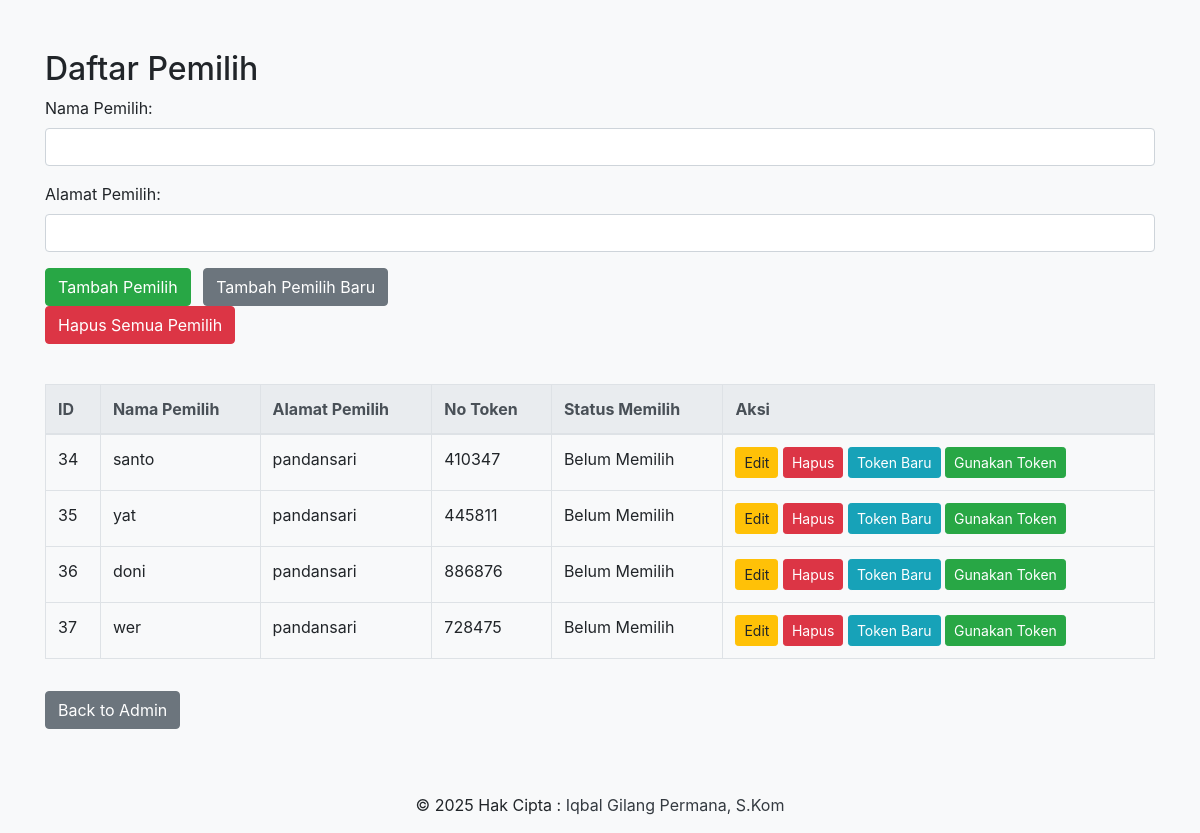
Page /voters.php (signed in) on the committed database.
### tables this page shows
CREATE TABLE `voters` (
  `id` int(11) NOT NULL,
  `name` varchar(100) NOT NULL,
  `address` varchar(255) NOT NULL,
  `token` varchar(32) NOT NULL,
  `token_created_at` datetime NOT NULL,
  `used` tinyint(1) DEFAULT 0,
  `has_voted` tinyint(1) DEFAULT 0,
  `token_used` tinyint(1) DEFAULT 0
);

### voters.php (the view, shortened to what this page needs)
<?php
include 'db.php';
$editVoter = null;
$stmt_voters = $pdo->query("SELECT * FROM voters");
$voterList = $stmt_voters->fetchAll();
?>
<!DOCTYPE html>
<html lang="en">
<head>
    <link rel="stylesheet" href="https://stackpath.bootstrapcdn.com/bootstrap/4.5.2/css/bootstrap.min.css">
</head>
<body>
    <div class="container">
        <h2>Daftar Pemilih</h2>
        <form action="" method="POST">
            <div class="form-group">
                <label for="voter_name">Nama Pemilih:</label>
                <input type="text" class="form-control" id="voter_name" name="voter_name" value="<?php echo $editVoter ? $editVoter['name'] : ''; ?>" required>
            </div>
            <div class="form-group">
                <label for="voter_address">Alamat Pemilih:</label>
                <input type="text" class="form-control" id="voter_address" name="voter_address" value="<?php echo $editVoter ? $editVoter['address'] : ''; ?>" required>
            </div>
            <button type="submit" name="add_voter" class="btn btn-success"><?php echo $editVoter ? "Perbarui Pemilih" : "Tambah Pemilih"; ?></button>
            <a href="voters.php" class="btn btn-secondary ml-2">Tambah Pemilih Baru</a>
        </form>
    <form action="" method="POST" onsubmit="return confirm('Apakah Anda yakin ingin menghapus semua pemilih?');">
        <button type="submit" name="delete_all_voters" class="btn btn-danger mb-3">Hapus Semua Pemilih</button>
    </form>
        <table class="table table-bordered mt-4">
            <thead class="thead-light">
                <tr>
                    <th>ID</th>
                    <th>Nama Pemilih</th>
                    <th>Alamat Pemilih</th>
                    <th>No Token</th>
                    <th>Status Memilih</th>
                    <th>Aksi</th>
                </tr>
            </thead>
            <tbody>
                <?php foreach ($voterList as $voter): ?>
                    <tr>
                        <td><?php echo $voter['id']; ?></td>
                        <td><?php echo $voter['name']; ?></td>
                        <td><?php echo $voter['address']; ?></td>
                        <td><?php echo $voter['token']; ?></td>
                        <td><?php echo $voter['has_voted'] ? 'Sudah Memilih' : 'Belum Memilih'; ?></td>
                        <td>
                            <a href="voters.php?edit_voter=<?php echo $voter['id']; ?>" class="btn btn-warning btn-sm">Edit</a>
                            <a href="voters.php?delete_voter=<?php echo $voter['id']; ?>" class="btn btn-danger btn-sm" onclick="return confirm('Apakah Anda yakin ingin menghapus?');">Hapus</a>
                            <a href="voters.php?generate_token=<?php echo $voter['id']; ?>" class="btn btn-info btn-sm">Token Baru</a>
                            <a href="voters.php?use_token=<?php echo $voter['id']; ?>" class="btn btn-success btn-sm" onclick="return confirm('Apakah Anda yakin ingin menggunakan token ini?');">Gunakan Token</a>
                        </td>
                    </tr>
                <?php endforeach; ?>
            </tbody>
        </table>
        <a href="admin.php" class="btn btn-secondary mt-3">Back to Admin</a>
    </div>
    <?php include 'footer.php'; ?>
</body>
</html>

### voters.php (style rules this page uses)
body { background-color: #f8f9fa; }
.container { margin-top: 50px; }

### rows in the picture
voters: id "34", name "santo", address "pandansari", token "410347", has_voted "Belum Memilih"
voters: id "35", name "yat", address "pandansari", token "445811", has_voted "Belum Memilih"
voters: id "36", name "doni", address "pandansari", token "886876", has_voted "Belum Memilih"
voters: id "37", name "wer", address "pandansari", token "728475", has_voted "Belum Memilih"
